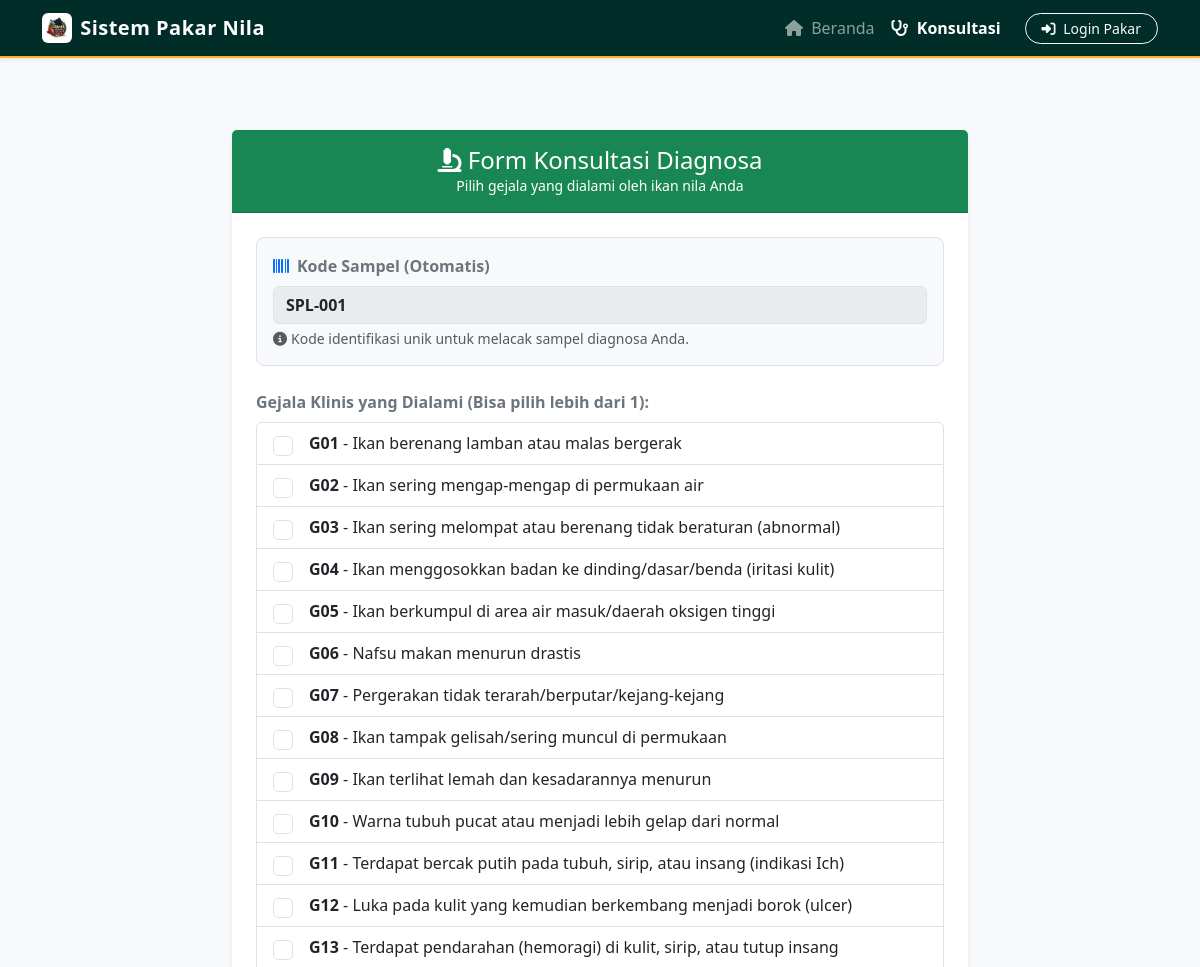
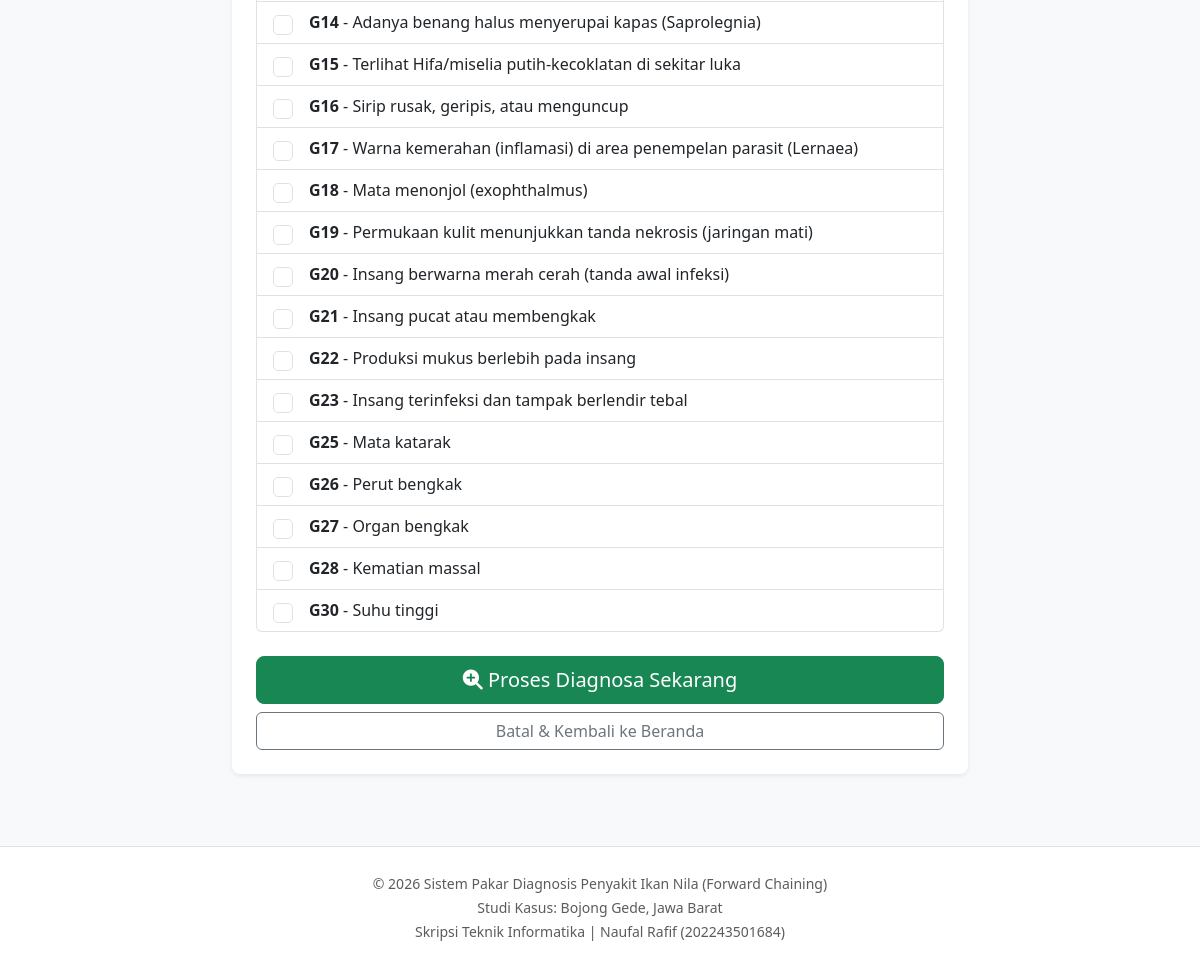
The page /konsultasi.php on the database its author committed (2 pictures, top to bottom).
### tables this page shows
CREATE TABLE `tbl_gejala` (
  `kode_gejala` varchar(10) NOT NULL,
  `nama_gejala` varchar(255) NOT NULL
);

### konsultasi.php (the view, shortened to what this page needs)
<?php
require_once 'config/database.php';
$stmt = $pdo->query("SELECT * FROM tbl_gejala ORDER BY kode_gejala ASC");
$gejala_list = $stmt->fetchAll(PDO::FETCH_ASSOC);
$stmtKode = $pdo->query("
    SELECT kode_sampel
    FROM tbl_diagnosa
    WHERE kode_sampel IS NOT NULL
    ORDER BY id_diagnosa DESC
    LIMIT 1
");
$lastKode = $stmtKode->fetch();
if ($lastKode && preg_match('/SPL-(\d+)/', $lastKode['kode_sampel'], $match)) {
    $nomorBaru = (int)$match[1] + 1;
} else {
    $nomorBaru = 1;
}
$kodeSampelBaru = 'SPL-' . str_pad($nomorBaru, 3, '0', STR_PAD_LEFT);
include 'includes/header_publik.php';
?>
<div class="container py-5">
    <div class="row justify-content-center">
        <div class="col-lg-8">
            <div class="card shadow-sm border-0 rounded-3">
                <div class="card-header bg-success text-white text-center py-3">
                    <h4 class="mb-0"><i class="fas fa-microscope"></i> Form Konsultasi Diagnosa</h4>
                    <p class="mb-0 small">Pilih gejala yang dialami oleh ikan nila Anda</p>
                </div>
                <div class="card-body p-4">
                    <form action="process/diagnosa_publik_process.php" method="POST">
                        <div class="mb-4 bg-light p-3 rounded-3 border">
                            <label for="kode_sampel" class="form-label fw-bold text-secondary"><i class="fas fa-barcode me-2 text-primary"></i>Kode Sampel (Otomatis)</label>
                            <input type="text" class="form-control fw-bold text-dark" name="kode_sampel" value="<?= $kodeSampelBaru ?>" readonly style="background-color: #e9ecef; cursor: not-allowed;">
                            <div class="form-text mt-1"><i class="fas fa-info-circle me-1"></i>Kode identifikasi unik untuk melacak sampel diagnosa Anda.</div>
                        </div>
                        <div class="mb-4">
                            <label class="form-label fw-bold text-secondary">Gejala Klinis yang Dialami (Bisa pilih lebih dari 1):</label>
                            <?php if(count($gejala_list) > 0) { ?>
                                <div class="list-group">
                                    <?php foreach($gejala_list as $row) { ?>
                                        <label class="list-group-item gejala-card d-flex gap-3 align-items-center">
                                            <input class="form-check-input flex-shrink-0 fs-5" type="checkbox" name="gejala_terpilih[]" value="<?= $row['kode_gejala'] ?>">
                                            <span>
                                                <strong><?= $row['kode_gejala'] ?></strong> - <?= $row['nama_gejala'] ?>
                                            </span>
                                        </label>
                                    <?php } ?>
                                </div>
                            <?php } else { ?>
                                <div class="alert alert-warning">Data gejala belum tersedia di database.</div>
                            <?php } ?>
                        </div>
                        <div class="d-grid gap-2 mt-4">
                            <button type="submit" class="btn btn-success btn-lg" name="submit_diagnosa">
                                <i class="fas fa-search-plus"></i> Proses Diagnosa Sekarang
                            </button>
                            <a href="index.php" class="btn btn-outline-secondary">Batal & Kembali ke Beranda</a>
                        </div>
                    </form>
                </div>
            </div>
        </div>
    </div>
</div>
<?php include 'includes/footer_publik.php'; ?>

### includes/header_publik.php (style rules this page uses)
body { background-color: #f8f9fa; display: flex; flex-direction: column; min-height: 100vh; }

### konsultasi.php (style rules this page uses)
.gejala-card { transition: transform 0.2s; }

### rows shown on the page
tbl_gejala: kode_gejala "G01", nama_gejala "Ikan berenang lamban atau malas bergerak"
tbl_gejala: kode_gejala "G02", nama_gejala "Ikan sering mengap-mengap di permukaan air"
tbl_gejala: kode_gejala "G03", nama_gejala "Ikan sering melompat atau berenang tidak beraturan (abnormal)"
tbl_gejala: kode_gejala "G04", nama_gejala "Ikan menggosokkan badan ke dinding/dasar/benda (iritasi kulit)"
tbl_gejala: kode_gejala "G05", nama_gejala "Ikan berkumpul di area air masuk/daerah oksigen tinggi"
tbl_gejala: kode_gejala "G06", nama_gejala "Nafsu makan menurun drastis"
tbl_gejala: kode_gejala "G07", nama_gejala "Pergerakan tidak terarah/berputar/kejang-kejang"
tbl_gejala: kode_gejala "G08", nama_gejala "Ikan tampak gelisah/sering muncul di permukaan"
tbl_gejala: kode_gejala "G09", nama_gejala "Ikan terlihat lemah dan kesadarannya menurun"
tbl_gejala: kode_gejala "G10", nama_gejala "Warna tubuh pucat atau menjadi lebih gelap dari normal"
tbl_gejala: kode_gejala "G11", nama_gejala "Terdapat bercak putih pada tubuh, sirip, atau insang (indikasi Ich)"
tbl_gejala: kode_gejala "G12", nama_gejala "Luka pada kulit yang kemudian berkembang menjadi borok (ulcer)"
tbl_gejala: kode_gejala "G13", nama_gejala "Terdapat pendarahan (hemoragi) di kulit, sirip, atau tutup insang"
tbl_gejala: kode_gejala "G14", nama_gejala "Adanya benang halus menyerupai kapas (Saprolegnia)"
tbl_gejala: kode_gejala "G15", nama_gejala "Terlihat Hifa/miselia putih-kecoklatan di sekitar luka"
tbl_gejala: kode_gejala "G16", nama_gejala "Sirip rusak, geripis, atau menguncup"
tbl_gejala: kode_gejala "G17", nama_gejala "Warna kemerahan (inflamasi) di area penempelan parasit (Lernaea)"
tbl_gejala: kode_gejala "G18", nama_gejala "Mata menonjol (exophthalmus)"
tbl_gejala: kode_gejala "G19", nama_gejala "Permukaan kulit menunjukkan tanda nekrosis (jaringan mati)"
tbl_gejala: kode_gejala "G20", nama_gejala "Insang berwarna merah cerah (tanda awal infeksi)"
tbl_gejala: kode_gejala "G21", nama_gejala "Insang pucat atau membengkak"
tbl_gejala: kode_gejala "G22", nama_gejala "Produksi mukus berlebih pada insang"
tbl_gejala: kode_gejala "G23", nama_gejala "Insang terinfeksi dan tampak berlendir tebal"
tbl_gejala: kode_gejala "G25", nama_gejala "Mata katarak"
tbl_gejala: kode_gejala "G26", nama_gejala "Perut bengkak"
tbl_gejala: kode_gejala "G27", nama_gejala "Organ bengkak"
tbl_gejala: kode_gejala "G28", nama_gejala "Kematian massal"
tbl_gejala: kode_gejala "G30", nama_gejala "Suhu tinggi"
